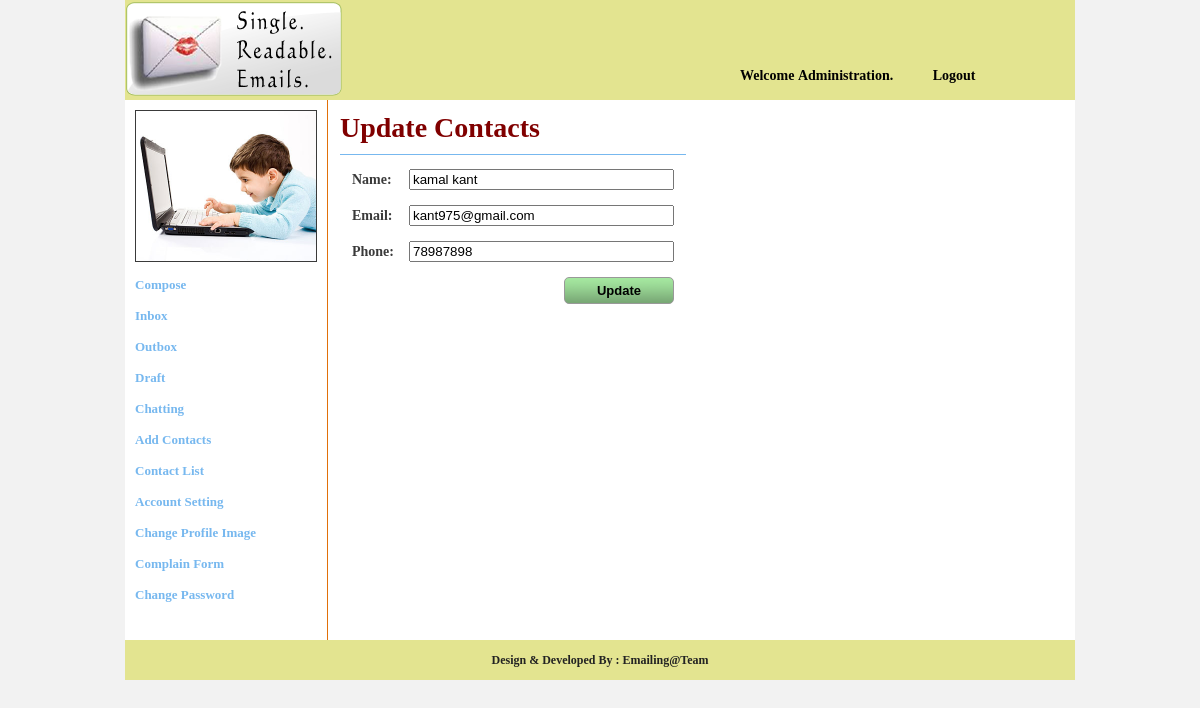
The page /update_contacts.php?contid=13 (signed in) on the database its author committed.
### tables this page shows
CREATE TABLE `regestration` (
  `id` bigint(20) NOT NULL auto_increment,
  `name` varchar(100) default NULL,
  `dob` varchar(100) default NULL,
  `gender` varchar(100) default NULL,
  `phone` varchar(100) default NULL,
  `address` varchar(500) default NULL,
  `contact_as` varchar(100) default NULL,
  `email` varchar(100) default 'na',
  `password` varchar(100) default NULL,
  `img_path` varchar(255) default 'default.png',
  `status` smallint(6) default '3',
  PRIMARY KEY  (`id`)
);

CREATE TABLE `contacts` (
  `id` bigint(20) NOT NULL auto_increment,
  `user_id` bigint(20) default NULL,
  `name` varchar(100) default NULL,
  `email` varchar(100) default NULL,
  `phone` varchar(100) default NULL,
  PRIMARY KEY  (`id`)
);

### update_contacts.php (the view, shortened to what this page needs)
<?php
$user_id = $_SESSION['USERID'];
if ($user_id != '') {
?>
    <!DOCTYPE HTML PUBLIC "-//W3C//DTD HTML 4.01 Transitional//EN">
    <html>
        <head>
        </head>
        <body>
            <table cellpadding="0" rules="none" frame="box" cellspacing="0" border="0"  width="100%">
                <tr>
                    <td>
                        <table cellpadding="0" cellspacing="0"  border="0" bgcolor="white" width="950px" align="center">
                            <tr>
                                <td colspan="2">
                                <?php
                                include("header.php");
                                ?>
                            </td>
                        </tr>
                        <tr>
                            <td valign="top">
                                <?php include("leftmenu.php"); ?>
                            </td>
                           <td  height="500" valign="top" style="padding-left: 10px;width: 750px;">
                               <table cellpadding="2" border="0">
                                    <tr>
                                        <td class="heading">Update Contacts</td>
                                    </tr>
                                    <tr>
                                        <td>
                                            <form id="updtfrm" action="sourcecode/update_contacts.php" method="post">
                                                <table cellpadding="5" cellspacing="5" border="0">
                                                    <?php
                                                    $query = "select * from contacts where id = '" . $_GET['contid'] . "'";
                                                    $result = mysql_query($query);
                                                    while ($row = mysql_fetch_array($result)) {
                                                    ?>
                                                        <tr>
                                                            <td>Name:</td>
                                                            <td>
                                                                <input type="text" id="txt_nme" name="txt_nme" value="<?php echo $row ['name']; ?>" size="30">
                                                            </td>
                                                        </tr>
                                                        <tr>
                                                            <td>Email:</td>
                                                            <td><input type="text" id="txt_eml" name="txt_eml" value="<?php echo $row ['email']; ?>" size="30"></td>
                                                        </tr>
                                                        <tr>
                                                            <td>Phone:</td>
                                                            <td><input type="text" id="txt_pne" name="txt_pne" value="<?php echo $row ['phone']; ?>" size="30"></td>
                                                        </tr>
                                                        <tr>
                                                            <td colspan="2" align="right"><input type="submit" class="button" name="btnupdate" id="btnupdate" class="newuser_button" value="Update"/></td>
                                                        </tr>
                                                    <?php
                                                    }
                                                    ?>
                                                </table>
                                            </form>
                                        </td>
                                    </tr>
                                </table>
                            </td>
                        </tr>
                        <tr>
                            <td colspan="2" class="footer" align="center">Design & Developed By : Emailing@Team</td>
                        </tr>
                    </table>
                </td>
            </tr>
        </table>
    </body>
</html>
<?php
                                                } else {
                                                    $_SESSION['MSG'] = "You must be login";
                                                    header("location:index.php");
                                                }
?>

### leftmenu.php (shortened to what this page needs)
<?php
$query1 = "select * from regestration where id = '$user_id'";
$res1 = mysql_query($query1);
while ($row1 = mysql_fetch_array($res1)) {
?>
    <div style="border-right: solid 1px #E17009;height: 540px;">
        <table width="200px" bgcolor="#fff" cellpadding="5" cellspacing="5">
            <tr>
                <td><img src="uploadedimages/<?php echo $row1 ['img_path']; ?>" height="150" width="180" border="1"></td>
            </tr>
            <tr>
                <td><a href="compose.php" class="leftlink">Compose</a></td>
            </tr>
            <tr>
                <td><a href="inbox.php" class="leftlink">Inbox</a></td>
            </tr>
            <tr>
                <td><a href="outbox.php" class="leftlink">Outbox</a></td>
            </tr>
            <tr>
                <td><a href="draft.php" class="leftlink">Draft</a></td>
            </tr>
            <tr>
                <td><a href="chatting.php" class="leftlink">Chatting</a></td>
            </tr>
            <tr>
                <td><a href="addcontacts.php" class="leftlink">Add Contacts</a></td>
            </tr>
            <tr>
                <td><a href="contactlist.php" class="leftlink">Contact List</a></td>
            </tr>
            <tr>
                <td><a href="updateprofile.php" class="leftlink">Account Setting</a></td>
            </tr>
            <tr>
                <td><a href="uploadimage.php" class="leftlink">Change Profile Image</a></td>
            </tr>
			<tr>
                <td><a href="complain.php" class="leftlink">Complain Form</a></td>
            </tr>
            <tr>
                <td><a href="changepwd.php" class="leftlink">Change Password</a></td>
            </tr>
        </table>
    </div>
<?php
}
?>

### css/headerbar.css (style rules this page uses)
body { margin: 0px; padding: 0px; background-color: #f2f2f2; }
td { font-weight: bold; font-size: 14px; color: #3a3a3a; font-family: Georgia, serif; }
.footer { height: 40px; width:100px; color: #232323; font-size: 12px; font-weight: bold; background: #e3e490; }
.button { background: url(../images/button-bg.png) repeat-x top center; border: 1px solid #999; -moz-border-radius: 5px; padding: 5px; color: black; font-weight: bold; -webkit-border-radius: 5px; font-size: 13px; width: 110px; }
.leftlink { text-decoration: none; font-size: 13px; font-weight: bold; color: #77b8ef; }
.heading { font-size: 28px; padding: 10px; color: maroon; font-weight: bold; padding-left: 0px; border-bottom: solid 1px #77b8ef; }

### rows shown on the page
regestration: img_path (picture)
contacts: txt_nme "kamal kant", txt_eml "kant975@gmail.com", txt_pne "78987898"

### other values the page prints
$_SESSION['NAME'] "Administration"
